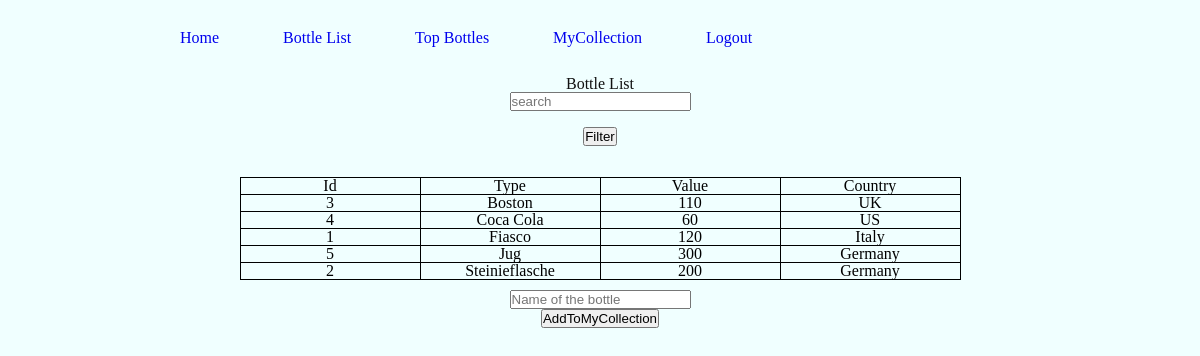
Screenshot of /bottlelist.php with the database file from the repository.
### tables this page shows
CREATE TABLE `bottles` (
  `Id` int(11) NOT NULL,
  `Image` blob NOT NULL,
  `Type` varchar(225) NOT NULL,
  `Value` varchar(225) NOT NULL,
  `Country` varchar(225) NOT NULL,
  `Fav` varchar(255) DEFAULT NULL
);

### bottlelist.php (the view, shortened to what this page needs)
<?php
include_once 'header.php';
?>
<?php
if(isset($_POST['search']))
{
    $valueToSearch = $_POST['valueToSearch'];
    $query = "SELECT * FROM `bottles` WHERE CONCAT(`Id`, `Image`, `Type`, `Value`, `Country`) LIKE '%".$valueToSearch."%'";
    $search_result = filterTable($query);
}
 else {
    $query = "SELECT * FROM `bottles`";
    $search_result = filterTable($query);
}
function filterTable($query)
{
    $connect = mysqli_connect("localhost", "root", "", "mycollection");
    $filter_Result = mysqli_query($connect, $query);
    return $filter_Result;
}
?>
<!DOCTYPE html>
<html>
    <head>
    <link href="css/bottles.css" rel="stylesheet">
    </head>
    <body>
    <h1>Bottle List </h1>
        <h1><form action="bottlelist.php" method="post">
            <input type="text" name="valueToSearch" placeholder="search" required autocomplete="off"><br><br>
            <input type="submit" name="search" value="Filter"><br><br>
</h1>
            <table>
                <tr>
                    <th>Id</th>
                    <th>Type</th>
                    <th>Value</th>
                    <th>Country</th>
                </tr>
                <?php while($row = mysqli_fetch_array($search_result)):?>
                <tr>
                    <td><?php echo $row['Id'];?></td>
                    <td><?php echo $row['Type'];?></td>
                    <td><?php echo $row['Value'];?></td>
                    <td><?php echo $row['Country'];?></td>
                </tr>
                <?php endwhile;?>
            </table>
        <?php
        require_once 'addtocollection.php'; ?>
    </body>
</html>

### header.php (shortened to what this page needs)
<!DOCTYPE html>
<html lang="en" dir="ltr">
    <head>
        <link rel="stylesheet" href="css/style.css">
        <link rel="stylesheet" href="css/reset.css">
        <link rel="stylesheet" href="css/header.css">
</head>
<body>
    <nav>
<div class="wrapper">
        <ul>
            <li><a href="index.php">Home</a></li>
            <li><a href="bottlelist.php">Bottle List</a></li>
            <li><a href="topbottles.php">Top Bottles</a></li>
            <li><a href="MyCollection.php">MyCollection</a></li>
            <li><a href="logout.php">Logout</a></li>
</ul>
</div>
    </nav>
    <div class="wrapper">

### AddToCollection.php (shortened to what this page needs)
<!DOCTYPE html>
<html>
<head>
  <link href="css/bottles.css" rel="stylesheet"></head>
<body>
<?php
require_once 'showhint.php';
?>
<form method="post">
     <h2> <input type="text" name="firstName" placeholder="Name of the bottle" required autocomplete="off" type="char" onkeyup="showHint(this.value)"> </h2>
     <h2> <input type="submit" name="submit" value="AddToMyCollection"></h2>
    </form>
</body>

### showhint.php (shortened to what this page needs)
<head>
</head>

### css/style.css (style rules this page uses)
body { background-color:azure }
.wrapper { width: 900px; margin: 0 auto; }
h1, h2, h3, h4, h5, h6, p { font-family:'Roboto', sans-serif; color: #111; line-height: 24px; }
h1 { font-weight: 600; font-size: 32px; padding: 20px 0; text-align: center; }

### css/header.css (style rules this page uses)
* { margin: 0; padding: 0; box-sizing: border-box; font-family; 'Poppins', sans-serif; }
nav { width: 100%; display: flex; align-items: center; justify-content: space-between; padding: 20px 0; }
nav ul li { display: inline-block; list-style: none; margin: 10px 30px; }
nav ul li a { text-decoration: none; color: #3751b; }

### css/bottles.css (style rules this page uses)
body { background-color:azure }
h1 { text-align:center; }
table { border-collapse: collapse; border: 1px solid black; margin: 15px auto 10px auto; }
th,td { border: 1px solid black; text-align: center; width:180px; }
h2 { text-align:center; }

### bottlelist.php (style rules this page uses)
h1 { text-align:center; }
table { border-collapse: collapse; border: 1px solid black; margin: 15px auto 10px auto; }
th,td { border: 1px solid black; text-align: center; width:180px; }

### rows the page displays
bottles: Id "3", Type "Boston", Value "110", Country "UK"
bottles: Id "4", Type "Coca Cola", Value "60", Country "US"
bottles: Id "1", Type "Fiasco", Value "120", Country "Italy"
bottles: Id "5", Type "Jug", Value "300", Country "Germany"
bottles: Id "2", Type "Steinieflasche", Value "200", Country "Germany"
